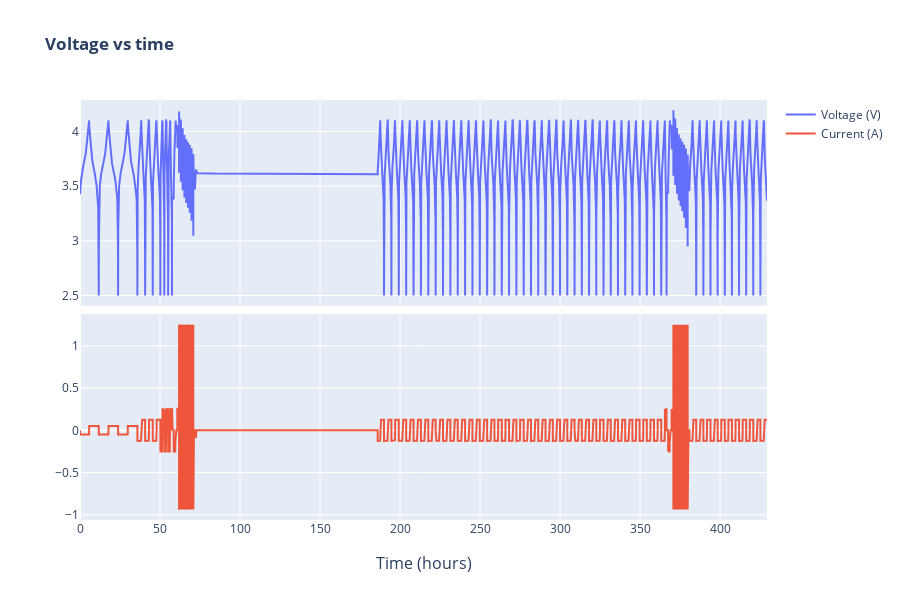

The notebook cell this image was saved under:
### Code cell
# In-built plot function of CellPy can be used to visualize the data.
plotutils.raw_plot(c, title="Voltage vs time")

### Figure 1 — Plotly figure (JSON) as saved in the notebook; plotly's stock layout.template omitted (floating-point values rounded to 4 significant figures; data arrays with more than 128 entries replaced by an {"elided": "..."} marker saying what was removed)
{"data": [{"name": "Voltage (V)", "type": "scatter", "x": {"elided": "10015 float values"}, "xaxis": "x", "y": {"elided": "10015 float values"}, "yaxis": "y"}, {"name": "Current (A)", "type": "scatter", "x": {"elided": "10015 float values"}, "xaxis": "x2", "y": {"elided": "10015 float values"}, "yaxis": "y2"}], "layout": {"annotations": [{"font": {"size": 16}, "showarrow": false, "text": "Time (hours)", "x": 0.5, "xanchor": "center", "xref": "paper", "y": 0, "yanchor": "top", "yref": "paper", "yshift": -30}], "height": 600, "title": {"text": "<b>Voltage vs time</b>"}, "xaxis": {"anchor": "y", "domain": [0, 1], "matches": "x2", "showticklabels": false}, "xaxis2": {"anchor": "y2", "domain": [0, 1]}, "yaxis": {"anchor": "x", "domain": [0.51, 1]}, "yaxis2": {"anchor": "x2", "domain": [0, 0.49]}}}
